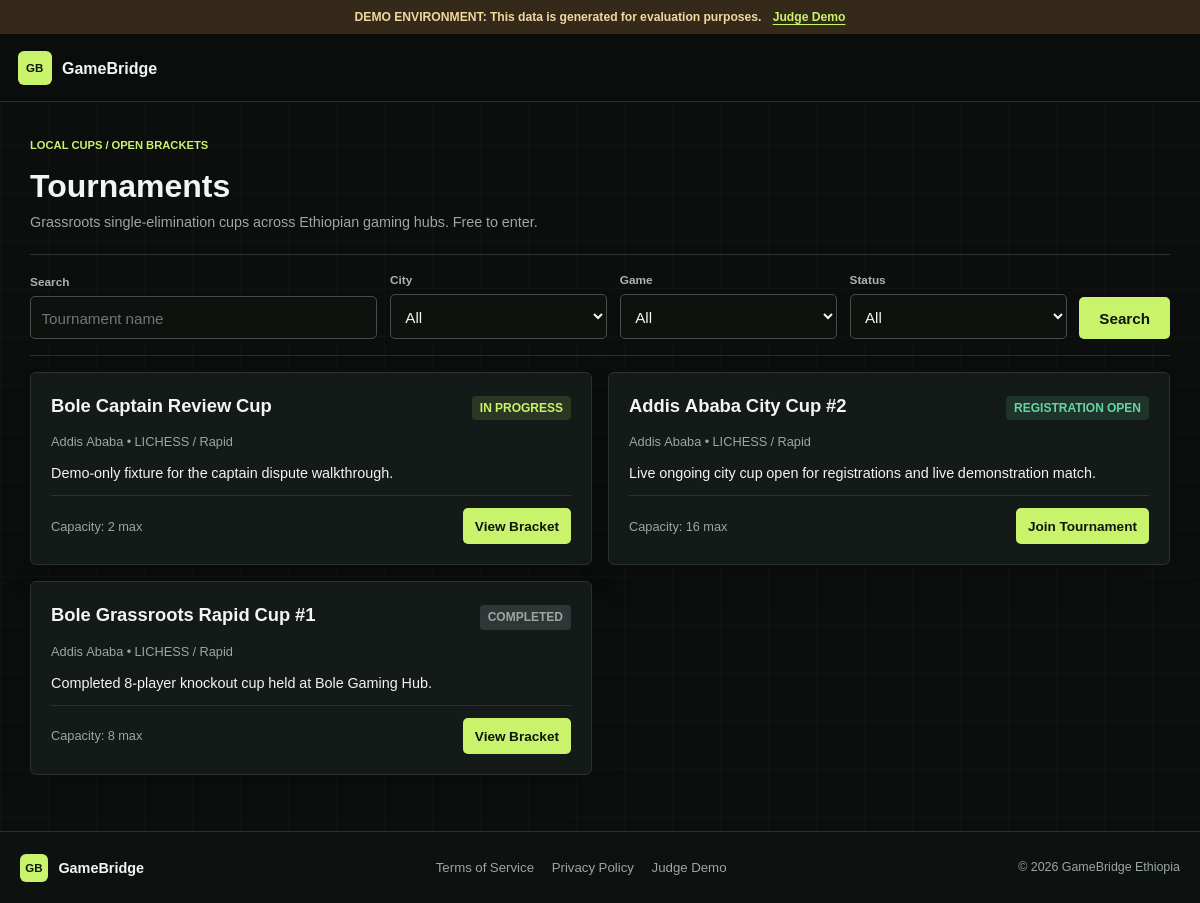
/tournaments, run on the app's committed database.
### app/models/tournament.py (models this page shows)
class Tournament(Base):
    __tablename__ = "tournaments"
    id = Column(String(36), primary_key=True, default=lambda: str(uuid.uuid4()))
    name = Column(String(128), nullable=False)
    slug = Column(String(128), unique=True, nullable=False, index=True)
    description = Column(Text, nullable=True)
    game_key = Column(String(32), default="lichess", nullable=False)
    mode = Column(String(32), default="rapid", nullable=False)
    hub_id = Column(String(36), ForeignKey("hubs.id", ondelete="SET NULL"), nullable=True)
    city = Column(String(64), default="Addis Ababa", nullable=False, index=True)
    status = Column(String(32), default="registration_open", nullable=False, index=True)
    max_participants = Column(Integer, default=16, nullable=False)
    start_time = Column(DateTime, nullable=False)
    registration_deadline = Column(DateTime, nullable=False)
    rules_text = Column(Text, nullable=True)
    prize_description = Column(Text, default="Honor, Platform Elo, and City Ladder Standing", nullable=True)
    created_by_id = Column(String(36), ForeignKey("users.id", ondelete="SET NULL"), nullable=True)
    is_demo = Column(Boolean, default=False, index=True)
    created_at = Column(DateTime, default=datetime.utcnow, nullable=False)
    updated_at = Column(DateTime, default=datetime.utcnow, onupdate=datetime.utcnow, nullable=False)
    hub = relationship("Hub", back_populates="tournaments")
    participants = relationship("TournamentParticipant", back_populates="tournament", cascade="all, delete-orphan")
    matches = relationship("Match", back_populates="tournament", cascade="all, delete-orphan")

### app/main.py (the view)
@app.get("/tournaments", response_class=HTMLResponse)
async def page_tournaments(
    request: Request,
    city: Optional[str] = "All",
    game: Optional[str] = "All",
    status_filter: Optional[str] = "All",
    q: Optional[str] = None,
    user: Optional[User] = Depends(get_current_user_optional),
    db: AsyncSession = Depends(get_db)
):
    locale = get_locale_for_request(request, user)
    stmt = select(Tournament).order_by(desc(Tournament.created_at))
    if city and city != "All":
        stmt = stmt.where(Tournament.city == city)
    if game and game != "All":
        stmt = stmt.where(Tournament.game_key == game)
    if status_filter and status_filter != "All":
        stmt = stmt.where(Tournament.status == status_filter)
    if q and q.strip():
        stmt = stmt.where(Tournament.name.ilike(f"%{q.strip()}%"))
    tourneys = (await db.execute(stmt)).scalars().all()
    return render_template(request, "tournaments/list.html", {
        "current_user": user,
        "tournaments": tourneys,
        "selected_city": city or "All",
        "selected_game": game or "All",
        "selected_status": status_filter or "All",
        "search_query": q or "",
        "locale": locale,
        "t": t,
        "is_demo": settings.DEMO_MODE
    })

### app/templates/tournaments/list.html (shortened to what this page needs)
{% extends "base.html" %}
{% block content %}
<div class="page-header">
  <div>
    <p class="eyebrow">LOCAL CUPS / OPEN BRACKETS</p>
    <h1>{{ t('nav_tournaments', locale) }}</h1>
    <p>
      Grassroots single-elimination cups across Ethiopian gaming hubs. Free to enter.
    </p>
  </div>
</div>
<form method="GET" action="/tournaments" class="filter-bar tournament-filters">
  <div class="form-group"><label for="tournament-search">{{ t('label_search', locale) }}</label><input id="tournament-search" class="form-input" type="search" name="q" value="{{ search_query }}" placeholder="{{ t('placeholder_tournament_search', locale) }}"></div>
  <div class="form-group"><label for="tournament-city">{{ t('label_city', locale) }}</label><select class="form-select" id="tournament-city" name="city">
    <option value="All" {% if selected_city == 'All' %}selected{% endif %}>{{ t('label_all', locale) }}</option>
  </select></div>
  <div class="form-group"><label for="tournament-game">{{ t('label_game', locale) }}</label><select class="form-select" id="tournament-game" name="game">
    <option value="All" {% if selected_game == 'All' %}selected{% endif %}>{{ t('label_all', locale) }}</option>
  </select></div>
  <div class="form-group"><label for="tournament-status">{{ t('label_status', locale) }}</label><select class="form-select" id="tournament-status" name="status_filter">
    <option value="All" {% if selected_status == 'All' %}selected{% endif %}>{{ t('label_all', locale) }}</option>
  </select></div>
  <button class="btn btn-primary" type="submit">{{ t('label_search', locale) }}</button>
</form>
<div class="grid">
  {% for tournament in tournaments %}
    <div class="card">
      <div class="card-header">
        <h3 class="card-title">{{ tournament.name }}</h3>
        <span class="badge {% if tournament.status == 'completed' %}badge-gray{% elif tournament.status == 'in_progress' %}badge-gold{% else %}badge-green{% endif %}">
          {{ tournament.status | replace('_', ' ') | title }}
        </span>
      </div>
      <p class="tournament-meta">
        {{ tournament.city }} &bull; {{ tournament.game_key | upper }} / {{ tournament.mode | title }}
      </p>
      <p style="font-size: 0.9rem; line-height: 1.4;">
        {{ tournament.description or 'Daily grassroots knockout bracket for local community bragging rights and ladder Elo.' }}
      </p>
      <div style="display: flex; justify-content: space-between; align-items: center; margin-top: auto; border-top: 1px solid var(--border-color); padding-top: 0.75rem;">
        <span style="font-size: 0.8rem; color: var(--text-muted);">
          Capacity: {{ tournament.max_participants }} max
        </span>
        <a href="/tournaments/{{ tournament.slug }}" class="btn btn-primary btn-sm">
          {% if tournament.status == 'registration_open' %}
            {{ t('btn_join_tournament', locale) }}
          {% else %}
            View Bracket
          {% endif %}
        </a>
      </div>
    </div>
  {% else %}
    <div class="card" style="text-align: center; padding: 2rem;">
      <p style="color: var(--text-muted);">No tournaments currently scheduled.</p>
    </div>
  {% endfor %}
</div>
{% endblock %}

### app/static/css/style.css (style rules this page uses)
:root { --bg-dark: #0b0e0d; --bg-card: #141a17; --bg-card-hover: #1c2520; --text-main: #f2f5f1; --text-muted: #9ba79f; --accent-gold: #c8f36b; --accent-gold-hover: #b5e552; --accent-green: #66d5a2; --accent-green-hover: #49c68d; --accent-red: #f17d6a; --border-color: #29332d; --border-light: #435047; --radius: 7px; }
* { box-sizing: border-box; margin: 0; padding: 0; font-family: "Bahnschrift", "Segoe UI Variable", "Noto Sans Ethiopic", Nyala, sans-serif; }
body { background-color: var(--bg-dark); background-image: linear-gradient(rgba(167, 196, 174, 0.025) 1px, transparent 1px), linear-gradient(90deg, rgba(167, 196, 174, 0.025) 1px, transparent 1px); background-size: 48px 48px; color: var(--text-main); min-height: 100vh; display: flex; flex-direction: column; line-height: 1.5; }
a { color: inherit; text-decoration: none; }
.btn { display: inline-flex; align-items: center; justify-content: center; gap: 0.5rem; padding: 0.65rem 1.25rem; border-radius: var(--radius); font-weight: 600; font-size: 0.95rem; cursor: pointer; border: none; transition: all 0.2s; min-height: 44px; }
.btn-primary { background-color: var(--accent-gold); color: #0f172a; }
.btn-sm { padding: 0.35rem 0.75rem; font-size: 0.85rem; min-height: 36px; }
.grid { display: grid; grid-template-columns: 1fr; gap: 1rem; margin-top: 1rem; }
@media (min-width: 640px) { .grid { grid-template-columns: repeat(2, 1fr); } }
.card { background-color: var(--bg-card); border: 1px solid var(--border-color); border-radius: var(--radius); padding: 1.25rem; display: flex; flex-direction: column; gap: 0.75rem; }
.card-header { display: flex; justify-content: space-between; align-items: baseline; }
.card-title { font-size: 1.15rem; font-weight: 600; }
.badge { display: inline-block; padding: 0.2rem 0.5rem; border-radius: 4px; font-size: 0.75rem; font-weight: 700; text-transform: uppercase; }
.badge-gold { background: rgba(234, 179, 8, 0.2); color: var(--accent-gold); }
.badge-green { background: rgba(16, 185, 129, 0.2); color: var(--accent-green); }
.badge-gray { background: rgba(148, 163, 184, 0.2); color: var(--text-muted); }
.form-group { display: flex; flex-direction: column; gap: 0.35rem; margin-bottom: 1rem; }
.form-group label { font-size: 0.85rem; font-weight: 600; color: var(--text-muted); }
.form-input, .form-select, .form-textarea { background-color: #0f172a; border: 1px solid var(--border-color); color: var(--text-main); padding: 0.65rem; border-radius: 6px; font-size: 0.95rem; width: 100%; }
:root { color-scheme: dark; }
html { scroll-behavior: smooth; }
body { overflow-x: hidden; }
a { transition: color 160ms ease, background-color 160ms ease, border-color 160ms ease, transform 160ms ease; }
.btn { border-radius: 5px; font-weight: 700; transition: background-color 160ms ease, transform 160ms ease, border-color 160ms ease; }
.btn-primary { color: #10150d; }
.card { background: var(--bg-card); border-color: var(--border-color); border-radius: 6px; box-shadow: 0 12px 34px rgba(0, 0, 0, .12); }
.card-title { line-height: 1.3; }
.badge { border-radius: 4px; }
.badge-gold { background: rgba(200, 243, 107, .13); color: var(--accent-gold); }
.badge-green { background: rgba(102, 213, 162, .13); color: var(--accent-green); }
.form-input, .form-select, .form-textarea { background: #0d120f; border-color: var(--border-light); border-radius: 5px; }
.eyebrow { margin: 0 0 .8rem; color: var(--accent-gold); font-size: .7rem; font-weight: 800; }
.page-header { display: flex; align-items: end; justify-content: space-between; gap: 1.2rem; margin-bottom: 1.25rem; }
.page-header h1 { margin: 0 0 .4rem; font-size: 2rem; line-height: 1.15; }
.page-header p:not(.eyebrow) { margin: 0; color: var(--text-muted); font-size: .9rem; line-height: 1.6; }
.filter-bar { display: grid; grid-template-columns: minmax(190px, 1.6fr) repeat(2, minmax(140px, 1fr)) auto; align-items: end; gap: .8rem; margin: 1.3rem 0 1rem; padding: 1rem 0; border-top: 1px solid var(--border-color); border-bottom: 1px solid var(--border-color); }
.filter-bar .form-group { min-width: 0; margin: 0; }
.filter-bar .form-group label { color: #aab5ad; font-size: .74rem; }
.filter-bar .form-input, .filter-bar .form-select { min-height: 42px; }
.filter-bar > .btn { min-height: 42px; white-space: nowrap; }
.tournament-filters { grid-template-columns: minmax(190px, 1.6fr) repeat(3, minmax(120px, 1fr)) auto; }
.tournament-meta { color: var(--text-muted); font-size: .8rem; }

### data on the page
Tournament: name "Bole Captain Review Cup", status "IN PROGRESS", city "Addis Ababa", game_key "LICHESS", mode "Rapid", description "Demo-only fixture for the captain dispute walkthrough.", max_participants "2", shows "View Bracket"
Tournament: name "Addis Ababa City Cup #2", status "REGISTRATION OPEN", city "Addis Ababa", game_key "LICHESS", mode "Rapid", description "Live ongoing city cup open for registrations and live demonstration match.", max_participants "16", t "Join Tournament"
Tournament: name "Bole Grassroots Rapid Cup #1", status "COMPLETED", city "Addis Ababa", game_key "LICHESS", mode "Rapid", description "Completed 8-player knockout cup held at Bole Gaming Hub.", max_participants "8", shows "View Bracket"

### other printed values
{{ t('demo_notice', locale) }} "DEMO ENVIRONMENT: This data is generated for evaluation purposes."
{{ t('nav_judge', locale) }} "Judge Demo"
{{ t('nav_tournaments', locale) }} "Tournaments"
{{ t('label_search', locale) }} "Search"
{{ t('label_city', locale) }} "City"
{{ t('label_game', locale) }} "Game"
{{ t('label_status', locale) }} "Status"
{{ t('terms_title', locale) }} "Terms of Service"
{{ t('privacy_title', locale) }} "Privacy Policy"
form field city "All"
form field game "All"
form field status_filter "All"
